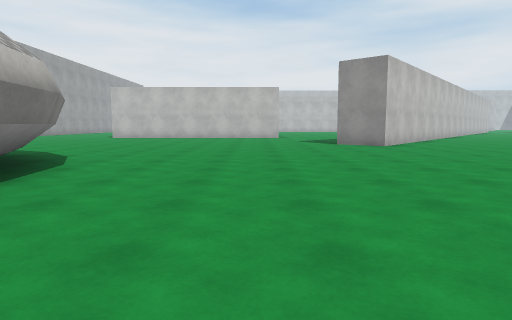
view 1 (above)

24 first-person views from a walk through a Unity game level. The camera is 1.2 m above the floor, tilts 6° down and sees 75° across. The floor is counted in squares, 2 m on a side. Each view is taken from the middle of a square. On the plan, view 1 faces up. The plan holds only what a view shows up to about 10 squares ahead; the rest is blank. The place goes on beyond the plan. The player is left out. Surface patterns are stand-ins for the level's own textures.

view 2
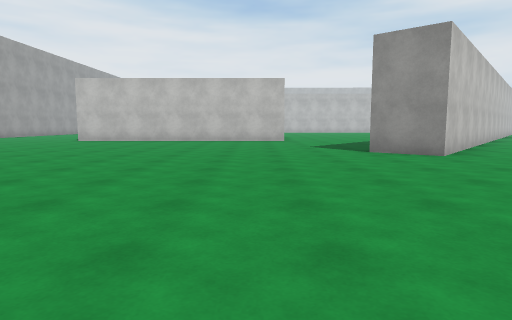

view 3
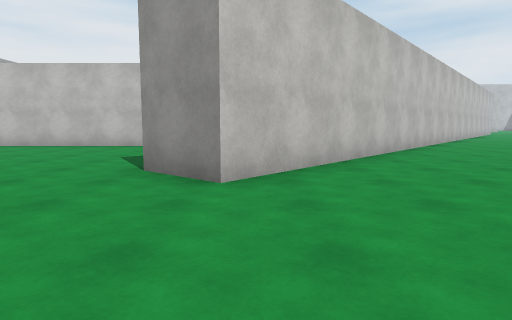

view 4
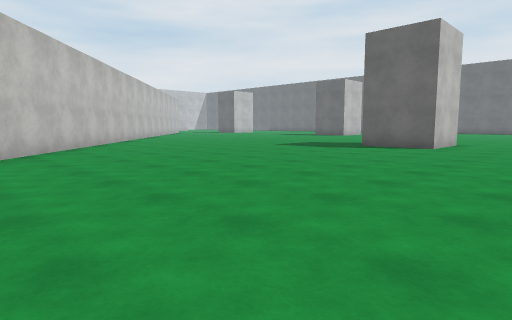

view 5
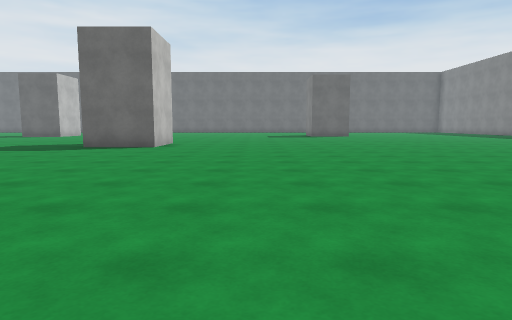

view 6
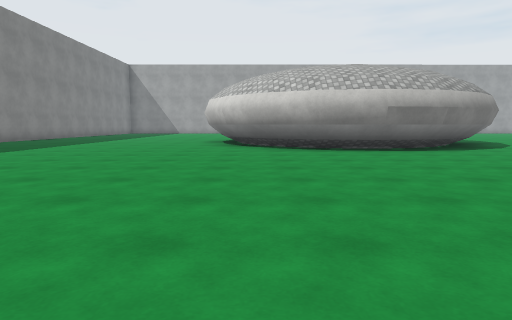

view 7
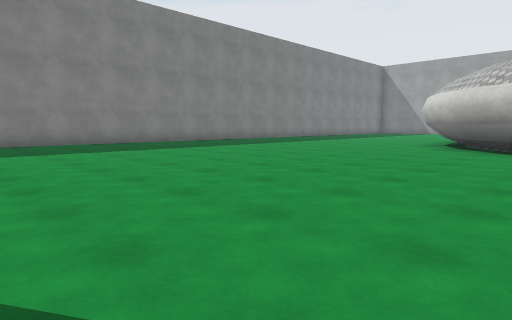

view 8
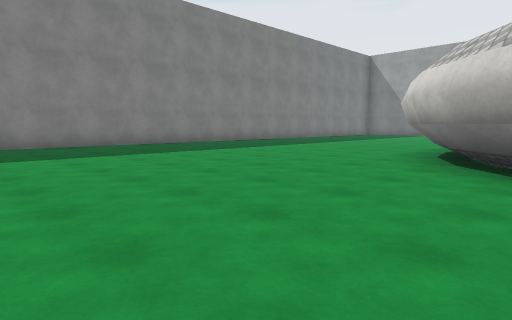

view 9
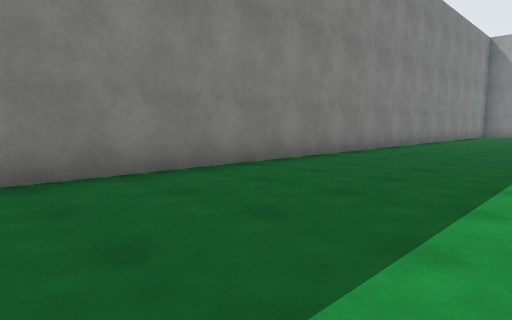

view 10
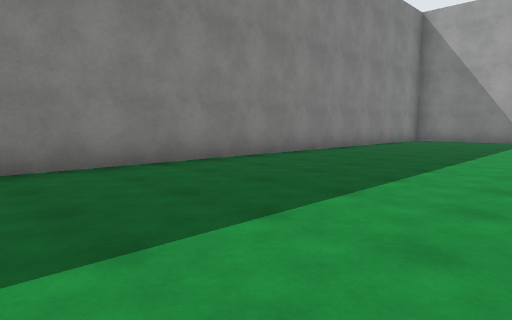

view 11
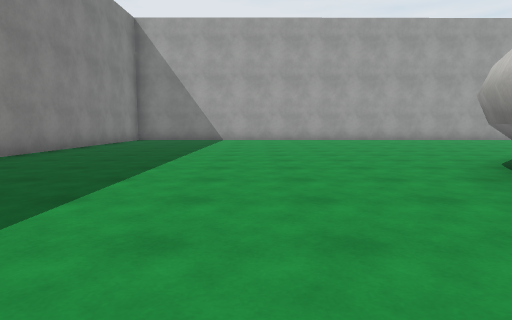

view 12
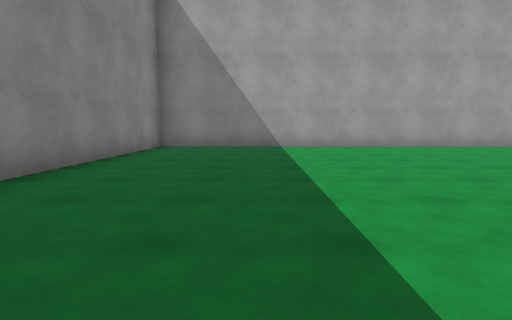

view 13
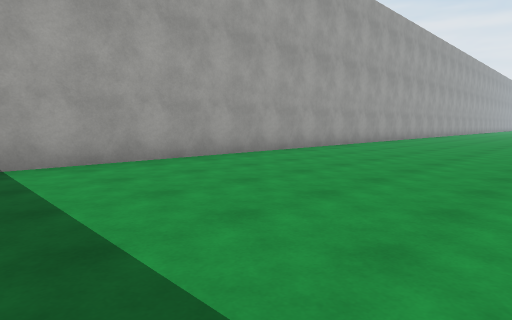

view 14
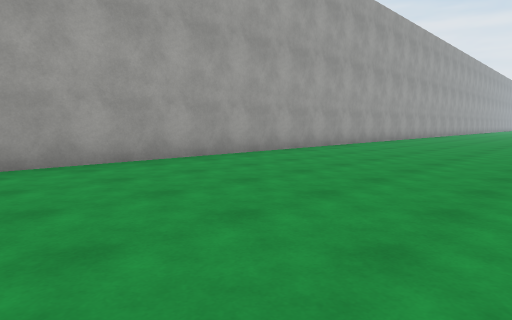

view 15
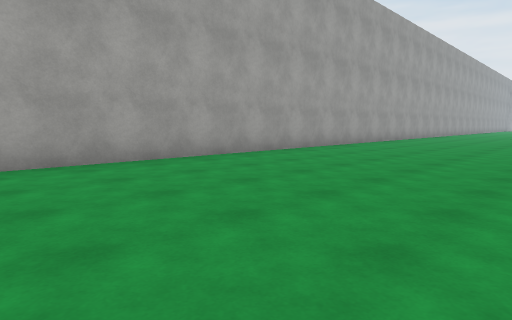

view 16
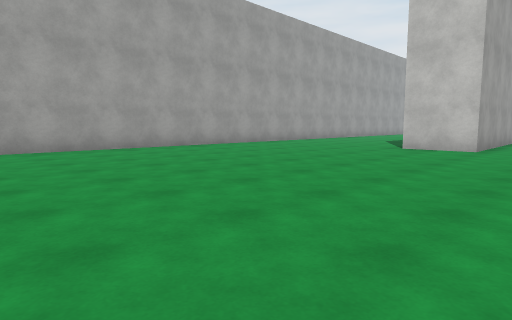

view 17
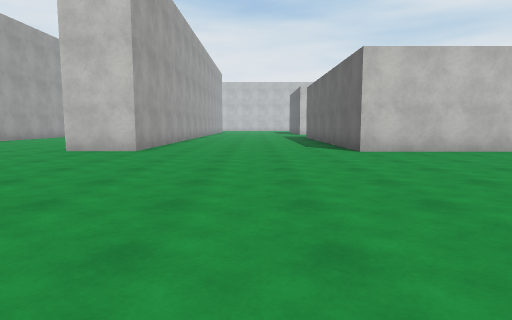

view 18
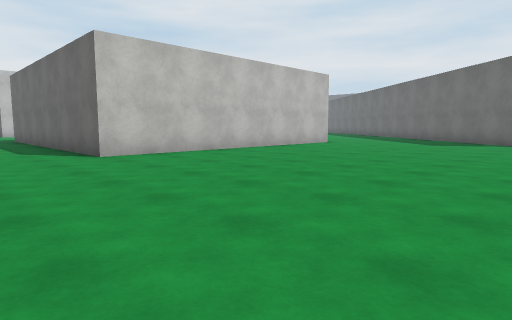

view 19
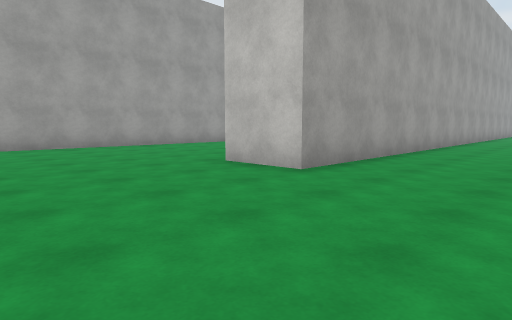

view 20
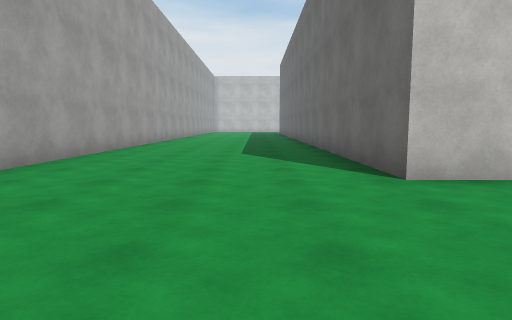

view 21
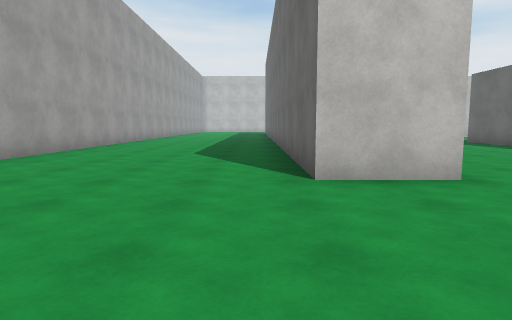

view 22
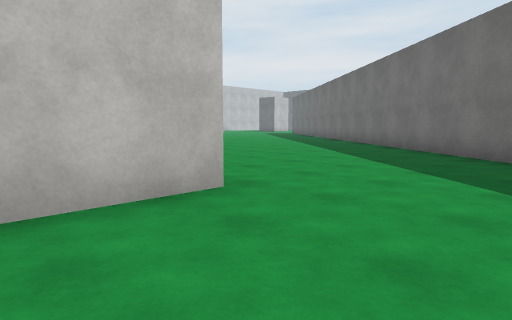

view 23
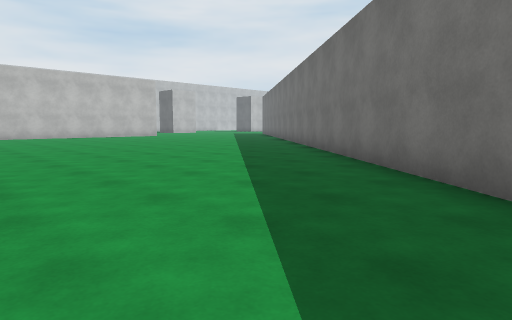

view 24
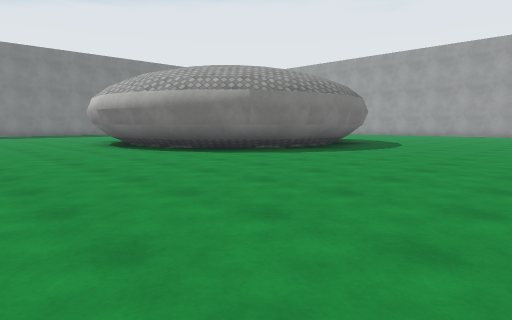

### Floor plan
Points are (right, up) in squares from view 1. A wall is a line through its corners. A room is listed if a view was taken in it or the views show most of it. See-through windows are left out.
Room 1 (views 1, 2, 3, 4, 5, 6, 7, 8, 9, 10, 11, 12, 13, 14, 15, 16, 17, 18, 19, 20, 21, 22, 23, 24)
walls: (-8.5, 7.2) (-7, 7.4) (-5.4, 7.2) (-4.3, 6.6) (-3.2, 5.5) (-2.6, 4.3) (-2.4, 2.8) (-2.6, 1.4) (-3.2, 0.2) (-4.2, -0.8) (-5.6, -1.5); (4.2, 12.3) (9.1, 18); (1.1, 15.6) (-6.6, 15.6) (-6.6, 22.1); (-8.3, -1.5) (-9.6, -0.8); (9.4, 16.1) (3.6, 9.4) (2.5, 10.4) (3.2, 11.1); (15.5, 7.7) (14, 7.7) (14, 9.8); (-11.7, 22.5) (-11.7, 15.6) (-13.3, 15.6) (-13.3, 22.1); (-18.4, 22.1) (-18.3, -8.7) (3.7, -9)

Positions as (right, up) in squares from view 1, and headings:
1: (0, 0), facing up
2: (0, 3), facing up
3: (4, 6), facing up
4: (5, 5), facing up-right
5: (5, 5), facing right
6: (5, 0), facing left
7: (5, 2), facing down-left
8: (1, 1), facing down-left
9: (1, -5), facing down-left
10: (-5, -4), facing down-left
11: (-5, -4), facing left
12: (-9, -6), facing left
13: (-13, -6), facing up-left
14: (-13, -2), facing up-left
15: (-13, 2), facing up-left
16: (-10, 7), facing up-left
17: (-9, 8), facing up
18: (-9, 9), facing up-right
19: (-9, 12), facing up-left
20: (-15, 12), facing up
21: (-14, 12), facing up
22: (-1, 13), facing up-right
23: (1, 12), facing up-right
24: (1, 12), facing down-left
